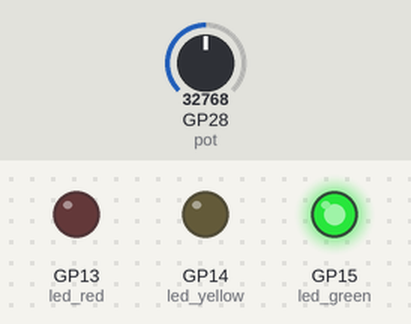
The program below on a simulated Raspberry Pi Pico running MicroPython. Shown: output pins drawn as LEDs (lit = HIGH). The test bench sets the inputs (shaded band); at power-on: GP28 (pot) = 32768 (analog values on the 0–65535 scale).

Above: at 1.2 s.
1.3 s: GP28 (pot) set to 48176
2.8 s: GP28 (pot) set to 50240
At 3.6 s:
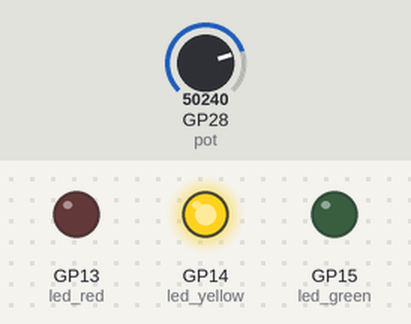
4.3 s: GP28 (pot) set to 61360
5.8 s: GP28 (pot) set to 62848
At 7.0 s:
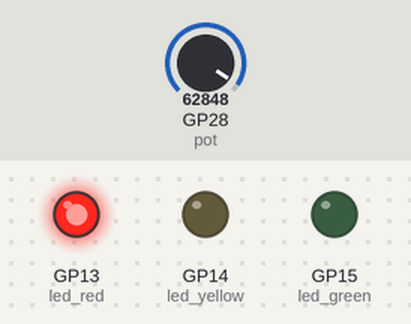
7.3 s: GP28 (pot) set to 57670
At 8.4 s:
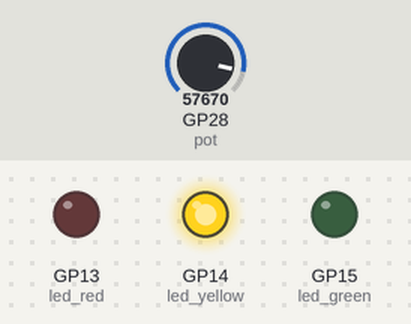
8.8 s: GP28 (pot) set to 65535
At 9.6 s:
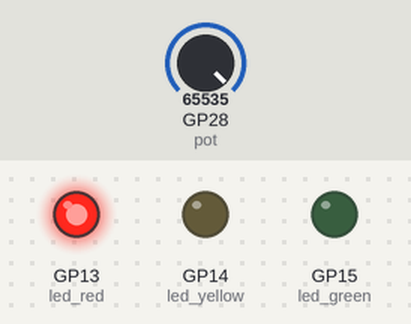
Timing chart, 0 to 11.3 s (numbered marks = the images above; inputs shaded):
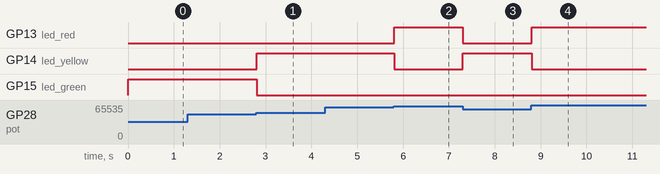

Measured:
- the behaviour switches between 49136 and 49152 on GP28 (pot) (found by bisection; images 0 and 1)
- the behaviour switches between 62256 and 62272 on GP28 (pot) (found by bisection; images 1 and 2)
- after the input at 1.3 s, every drawn part: stays the same
- after the input at 2.8 s, GP14 (led_yellow): LOW → HIGH at once; GP15 (led_green): HIGH → LOW at once
- after the input at 4.3 s, every drawn part: stays the same
- after the input at 5.8 s, GP13 (led_red): LOW → HIGH at once; GP14 (led_yellow): HIGH → LOW at once
- after the input at 7.3 s, GP13 (led_red): HIGH → LOW at once; GP14 (led_yellow): LOW → HIGH at once
- after the input at 8.8 s, GP13 (led_red): LOW → HIGH at once; GP14 (led_yellow): HIGH → LOW at once

The program:

led-potentiometer-control.py
```python
from machine import ADC, Pin
from time import sleep

ADC_MAX = 65535

POT_PIN = 28
GREEN_LED_PIN = 15
YELLOW_LED_PIN = 14
RED_LED_PIN = 13

pot = ADC(POT_PIN)
led_green = Pin(GREEN_LED_PIN, Pin.OUT)
led_yellow = Pin(YELLOW_LED_PIN, Pin.OUT)
led_red = Pin(RED_LED_PIN, Pin.OUT)

while True:
    adc_value = pot.read_u16()
    percentage = (adc_value * 100) / ADC_MAX

    if percentage >= 95:
        led_green.value(0)
        led_yellow.value(0)
        led_red.value(1)
    elif percentage >= 75:
        led_green.value(0)
        led_yellow.value(1)
        led_red.value(0)
    else:
        led_green.value(1)
        led_yellow.value(0)
        led_red.value(0)

    sleep(0.1)
```
